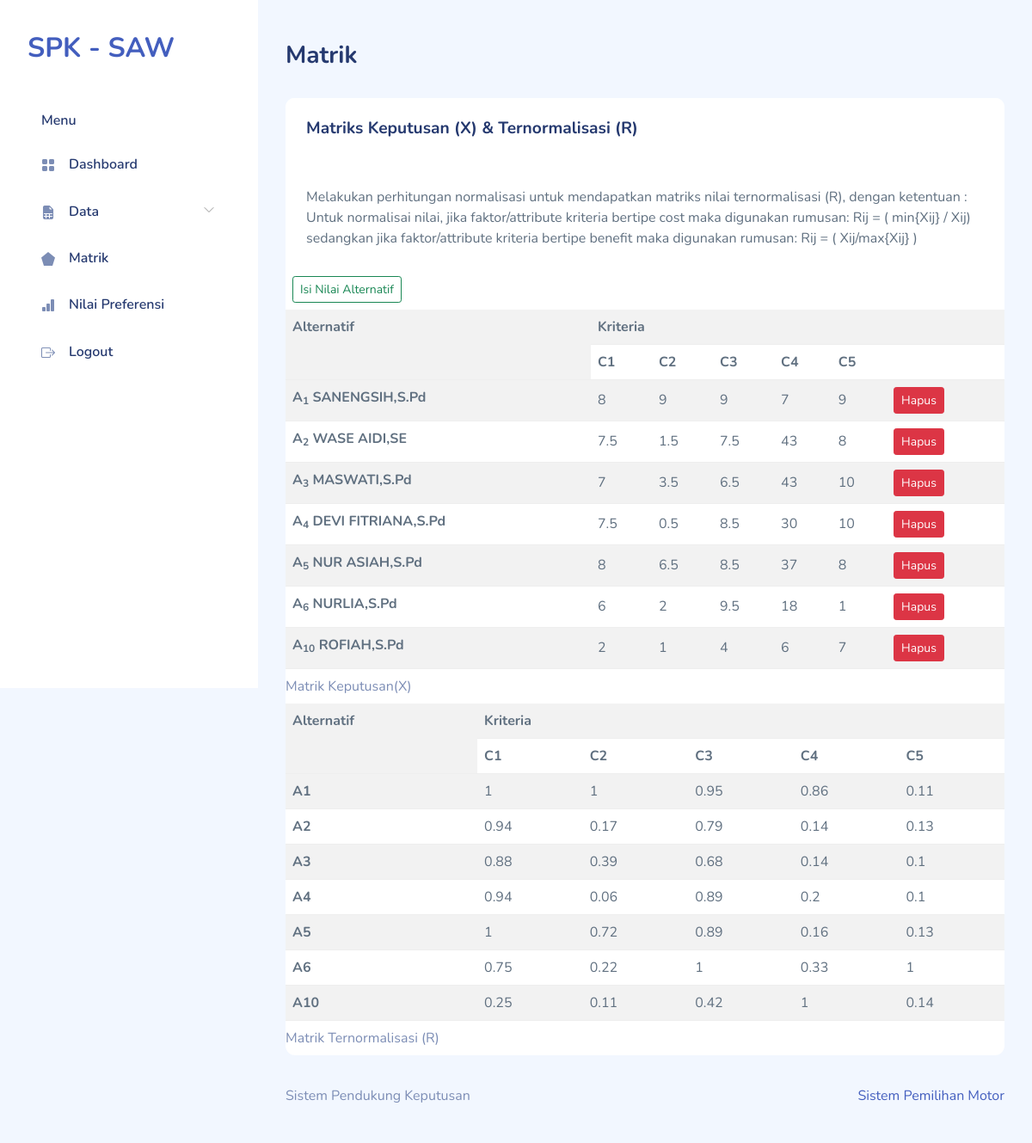
Screenshot of /matrik.php (signed in) with the database file from the repository.
### tables this page shows
CREATE TABLE `saw_evaluations` (
  `id_alternative` smallint(5) UNSIGNED NOT NULL,
  `id_criteria` tinyint(3) UNSIGNED NOT NULL,
  `value` float NOT NULL
);

CREATE TABLE `saw_alternatives` (
  `id_alternative` smallint(5) UNSIGNED NOT NULL,
  `name` varchar(30) NOT NULL
);

### matrik.php (the view, shortened to what this page needs)
<!DOCTYPE html>
<html lang="en">
  <?php
require "layout/head.php";
require "include/conn.php";
?>
  <body>
    <div id="app">
      <?php require "layout/sidebar.php";?>
      <div id="main">
        <div class="page-heading">
          <h3>Matrik</h3>
        </div>
        <div class="page-content">
          <section class="row">
            <div class="col-12">
              <div class="card">
                <div class="card-header">
                  <h4 class="card-title">Matriks Keputusan (X) &amp; Ternormalisasi (R)</h4>
                </div>
                <div class="card-content">
                  <div class="card-body">
                    <p class="card-text">Melakukan perhitungan normalisasi untuk mendapatkan matriks nilai ternormalisasi (R), dengan ketentuan :
Untuk normalisai nilai, jika faktor/attribute kriteria bertipe cost maka digunakan rumusan:
Rij = ( min{Xij} / Xij)
sedangkan jika faktor/attribute kriteria bertipe benefit maka digunakan rumusan:
Rij = ( Xij/max{Xij} )</p>
                  </div>
                  <button type="button" class="btn btn-outline-success btn-sm m-2" data-bs-toggle="modal"
                                        data-bs-target="#inlineForm">
                                        Isi Nilai Alternatif
                                    </button>
                  <div class="table-responsive">
                  <table class="table table-striped mb-0">
    <caption>
        Matrik Keputusan(X)
    </caption>
    <tr>
        <th rowspan='2'>Alternatif</th>
        <th colspan='6'>Kriteria</th>
    </tr>
    <tr>
        <th>C1</th>
        <th>C2</th>
        <th>C3</th>
        <th>C4</th>
        <th colspan="2">C5</th>
    </tr>
    <?php
$sql = "SELECT
          a.id_alternative,
          b.name,
          SUM(IF(a.id_criteria=1,a.value,0)) AS C1,
          SUM(IF(a.id_criteria=2,a.value,0)) AS C2,
          SUM(IF(a.id_criteria=3,a.value,0)) AS C3,
          SUM(IF(a.id_criteria=4,a.value,0)) AS C4,
          SUM(IF(a.id_criteria=5,a.value,0)) AS C5
        FROM
          saw_evaluations a
          JOIN saw_alternatives b USING(id_alternative)
        GROUP BY a.id_alternative
        ORDER BY a.id_alternative";
$result = $db->query($sql);
$X = array(1 => array(), 2 => array(), 3 => array(), 4 => array(), 5 => array());
while ($row = $result->fetch_object()) {
    array_push($X[1], round($row->C1, 2));
    array_push($X[2], round($row->C2, 2));
    array_push($X[3], round($row->C3, 2));
    array_push($X[4], round($row->C4, 2));
    array_push($X[5], round($row->C5, 2));
    echo "<tr class='center'>
            <th>A<sub>{$row->id_alternative}</sub> {$row->name}</th>
            <td>" . round($row->C1, 2) . "</td>
            <td>" . round($row->C2, 2) . "</td>
            <td>" . round($row->C3, 2) . "</td>
            <td>" . round($row->C4, 2) . "</td>
            <td>" . round($row->C5, 2) . "</td>
            <td>
            <a href='keputusan-hapus.php?id={$row->id_alternative}' class='btn btn-danger btn-sm'>Hapus</a>
            </td>
          </tr>\n";
}
?>
</table>
<table class="table table-striped mb-0">
    <caption>
        Matrik Ternormalisasi (R)
    </caption>
    <tr>
        <th rowspan='2'>Alternatif</th>
        <th colspan='5'>Kriteria</th>
    </tr>
    <tr>
        <th>C1</th>
        <th>C2</th>
        <th>C3</th>
        <th>C4</th>
        <th>C5</th>
    </tr>
    <?php
$sql = "SELECT
          a.id_alternative,
          SUM(
            IF(
              a.id_criteria=1,
              IF(
                b.attribute='benefit',
                a.value/" . max($X[1]) . ",
                " . min($X[1]) . "/a.value)
              ,0)
              ) AS C1,
          SUM(
            IF(
              a.id_criteria=2,
              IF(
                b.attribute='benefit',
                a.value/" . max($X[2]) . ",
                " . min($X[2]) . "/a.value)
               ,0)
             ) AS C2,
          SUM(
            IF(
              a.id_criteria=3,
              IF(
                b.attribute='benefit',
                a.value/" . max($X[3]) . ",
                " . min($X[3]) . "/a.value)
               ,0)
             ) AS C3,
          SUM(
            IF(
              a.id_criteria=4,
              IF(
                b.attribute='benefit',
                a.value/" . max($X[4]) . ",
                " . min($X[4]) . "/a.value)
               ,0)
             ) AS C4,
          SUM(
            IF(
              a.id_criteria=5,
              IF(
                b.attribute='benefit',
                a.value/" . max($X[5]) . ",
                " . min($X[5]) . "/a.value)
               ,0)
             ) AS C5
        FROM
          saw_evaluations a
          JOIN saw_criterias b USING(id_criteria)
        GROUP BY a.id_alternative
        ORDER BY a.id_alternative
       ";
$result = $db->query($sql);
while ($row = $result->fetch_object()) {
    echo "<tr class='center'>
            <th>A{$row->id_alternative}</th>
            <td>" . round($row->C1, 2) . "</td>
            <td>" . round($row->C2, 2) . "</td>
            <td>" . round($row->C3, 2) . "</td>
            <td>" . round($row->C4, 2) . "</td>
            <td>" . round($row->C5, 2) . "</td>
          </tr>\n";
}
?>
</table>
                  </div>
                </div>
              </div>
            </div>
          </section>
        </div>
        <?php require "layout/footer.php";?>
      </div>
    </div>
  </body>
</html>

### assets/css/app.css (style rules this page uses)
.btn.btn-danger,.btn.btn-info,.btn.btn-primary,.btn.btn-secondary,.btn.btn-success,.btn.btn-warning { color:#fff }
.card { margin-bottom:2.2rem;border:none }
.card .card-header { border:none }
.card .card-header h4 { font-size:1.2rem;font-weight:700 }
.card .card-content { position:relative }
.card .card-title { font-size:1.2rem }
.card .card-body { padding:1.5rem }
.dataTable-table td,.dataTable-table thead th,.table td,.table thead th { vertical-align:middle }
#main { margin-left:300px;padding:2rem }
.page-heading { margin:0 0 2rem }
.page-heading h3 { font-weight:700 }
a { text-decoration:none }

### rows the page displays
saw_evaluations: id_alternative "1", id_alternative.name "SANENGSIH,S.Pd", C1 "8", C2 "9", C3 "9", C4 "7", C5 "9", C1 "1", C2 "1", C3 "0.95", C4 "0.86", C5 "0.11"
saw_evaluations: id_alternative "2", id_alternative.name "WASE AIDI,SE", C1 "7.5", C2 "1.5", C3 "7.5", C4 "43", C5 "8", C1 "0.94", C2 "0.17", C3 "0.79", C4 "0.14", C5 "0.13"
saw_evaluations: id_alternative "3", id_alternative.name "MASWATI,S.Pd", C1 "7", C2 "3.5", C3 "6.5", C4 "43", C5 "10", C1 "0.88", C2 "0.39", C3 "0.68", C4 "0.14", C5 "0.1"
saw_evaluations: id_alternative "4", id_alternative.name "DEVI FITRIANA,S.Pd", C1 "7.5", C2 "0.5", C3 "8.5", C4 "30", C5 "10", C1 "0.94", C2 "0.06", C3 "0.89", C4 "0.2", C5 "0.1"
saw_evaluations: id_alternative "5", id_alternative.name "NUR ASIAH,S.Pd", C1 "8", C2 "6.5", C3 "8.5", C4 "37", C5 "8", C1 "1", C2 "0.72", C3 "0.89", C4 "0.16", C5 "0.13"
saw_evaluations: id_alternative "6", id_alternative.name "NURLIA,S.Pd", C1 "6", C2 "2", C3 "9.5", C4 "18", C5 "1", C1 "0.75", C2 "0.22", C3 "1", C4 "0.33"
saw_evaluations: id_alternative "10", id_alternative.name "ROFIAH,S.Pd", C1 "2", C2 "1", C3 "4", C4 "6", C5 "7", C1 "0.25", C2 "0.11", C3 "0.42", C4 "1", C5 "0.14"
